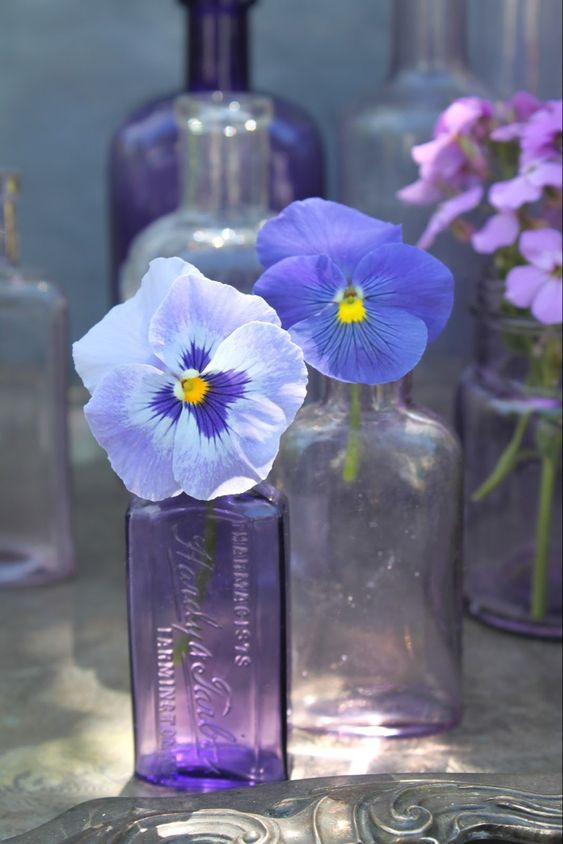
#> input picture input/input.jpg, 563 x 844 px
$ python main.py
#> lines starting #> are read from the running program, lines starting #| are printed output that depends on the picture; after the words box and inside, x2 and y2 are one past the last pixel; in counts of white or black regions, pixels touching at a corner belong together
#> further down, raw_image is the input picture: PIL image 563x844 RGB; mean R, G, B 112.1, 112.8, 138.5
from PIL import Image, ImageFilter, ImageDraw, ImageEnhance, ImageOps
import os


def apply_threshold(image, threshold_percent=50):
    """ Returns a thresholded image

    :param Image image: a PIL image object
    :param int threshold_percent: 0 to 100 percent
    """

    def percent_to_8bit(percent):
        """ Scale the percent into an 8 bit value """
        return int((percent * 255) / 100)

    threshold_value = percent_to_8bit(threshold_percent)

    grayscaled_img = image.convert("L")
    threshold_img = grayscaled_img.point(lambda x: 0 if x < threshold_value else 255, '1')

    return threshold_img

def dump_histogram(image, output_path, threshold_lines):
#> called with output_path = './output/histogram.jpg'
    grayscale_image = image.convert("L")
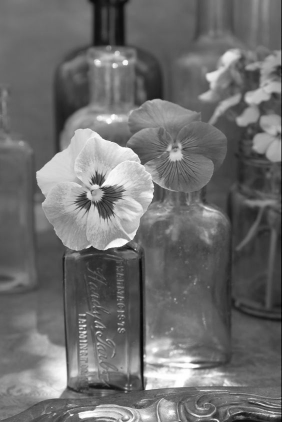
#> grayscale_image: PIL image 563x844 L (shown at 1/2 size); min 2, max 255, mean 109.8
    histogram = grayscale_image.histogram()
#> histogram = 256 values, max 8052 at index 103, min 0 at index 0, mean 1856.1

    # Create a new image for the histogram
    histogram_image = Image.new('RGB', (256, 100), color='white')
#> histogram_image: PIL image 256x100 RGB; every value is 255
    draw = ImageDraw.Draw(histogram_image)

    # Draw the histogram
    for i in range(256):
        draw.line([(i, 100), (i, 100 - histogram[i] // 100)], fill='black')

    # Draw the threshold lines
    for th_line in threshold_lines:
        x = int(th_line * 256 / 100)
        draw.line([(x, 0), (x, 100)], fill='red')

    # Save the histogram image
    histogram_image.save(output_path)

class Layer:

    def __init__(
            self,
            name,
            raw_image,
            threshold_percent,
            canvas_color=(255, 255, 255),
            out_dir="./output",
            ):

        self.name = name
        self.out_dir = out_dir
        self.canvas_color=canvas_color

        self.threshold_percent = threshold_percent

        self._image = raw_image

    def save_threshold_mask(self):
        self.threshold_mask.save(os.path.join(self.out_dir, self.name + ".jpg"))

    @property
    def raw_image(self):
        return self._image

    @property
    def size(self):
        return self.raw_image.size

    @property
    def colored_canvas(self):
        R, G, B = self.canvas_color
        return Image.new("RGBA", self.raw_image.size, (R, G, B, 255))

    @property
    def threshold_mask(self):
        return apply_threshold(self.raw_image, self.threshold_percent)

input_image_path = "./input/input.jpg"
output_image_dir = "./output/"
output_image_suffix = ".jpg"
threshold_lines = [25, 50, 75, 85]
rotate = False

raw_image = Image.open(input_image_path)
raw_image = raw_image.transpose(Image.Transpose.FLIP_LEFT_RIGHT)
if rotate:
    raw_image = raw_image.transpose(Image.Transpose.ROTATE_270)
raw_image = raw_image.transpose(Image.Transpose.FLIP_LEFT_RIGHT)
raw_image = ImageOps.autocontrast(raw_image, 0.0)
dump_histogram(raw_image, "./output/histogram.jpg", threshold_lines)

posterized_img = raw_image.quantize(colors=6)
posterized_img = posterized_img.convert("RGB")

enhancer = ImageEnhance.Contrast(raw_image)
darker_img = enhancer.enhance(1.5)
low_contrast_img = enhancer.enhance(0.5)
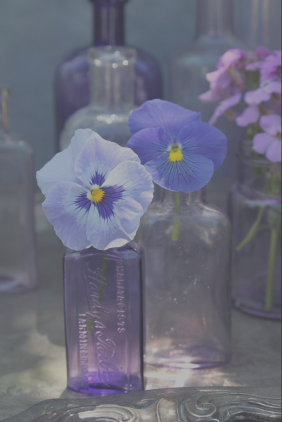
#> low_contrast_img: PIL image 563x844 RGB (shown at 1/2 size); mean R, G, B 107.3, 108, 124

shadow_layer = Layer(name="shadow", raw_image=raw_image, threshold_percent=threshold_lines[0], canvas_color=(0, 0, 0))
midtone_layer = Layer(name="midtone", raw_image=raw_image, threshold_percent=threshold_lines[1], canvas_color=(0x58, 0x09, 0x9C))
fleshtone_layer = Layer(name="fleshtone", raw_image=raw_image, threshold_percent=threshold_lines[2], canvas_color=(0xFF, 0xAE, 0))
highlights_layer = Layer(name="highlights", raw_image=raw_image, threshold_percent=threshold_lines[3], canvas_color=(255, 255, 0))

shadow_layer.save_threshold_mask()
#> in apply_threshold, `threshold_value = percent_to_8bit(threshold_percent)`: threshold_value = 63
#> in apply_threshold, `threshold_img = grayscaled_img.point(lambda x: 0 if x < threshold_valu..`:
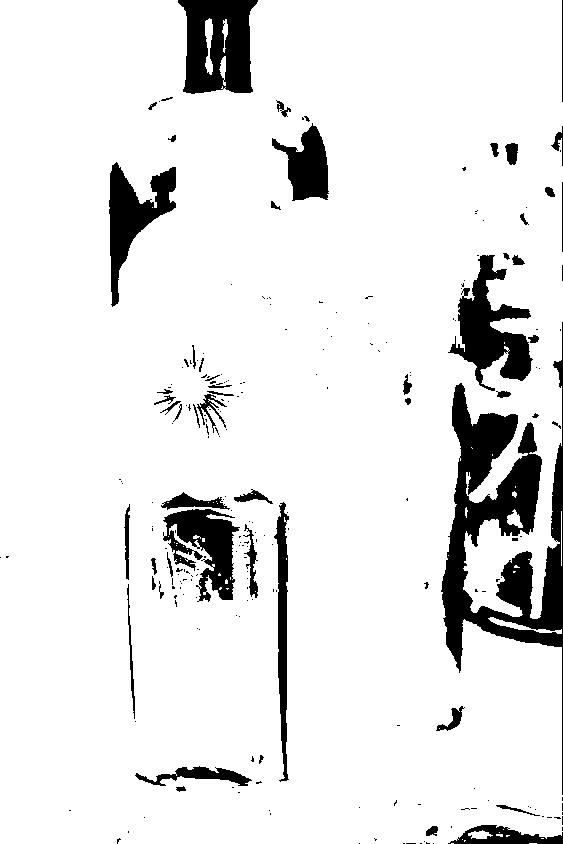
#> threshold_img: PIL image 563x844 1; 90.3% white; 235 black regions (181 under 20 px), largest, box (x1, y1, x2, y2) and area: (441, 322, 563, 795) 16498, (178, 0, 258, 94) 5465, (448, 255, 533, 391) 4913
midtone_layer.save_threshold_mask()
fleshtone_layer.save_threshold_mask()
#> call 3 of apply_threshold, with threshold_percent = 75
#> in apply_threshold (call 3), `threshold_value = percent_to_8bit(threshold_percent)`: threshold_value = 191
#> in apply_threshold (call 3), `threshold_img = grayscaled_img.point(lambda x: 0 if x < threshold_valu..`:
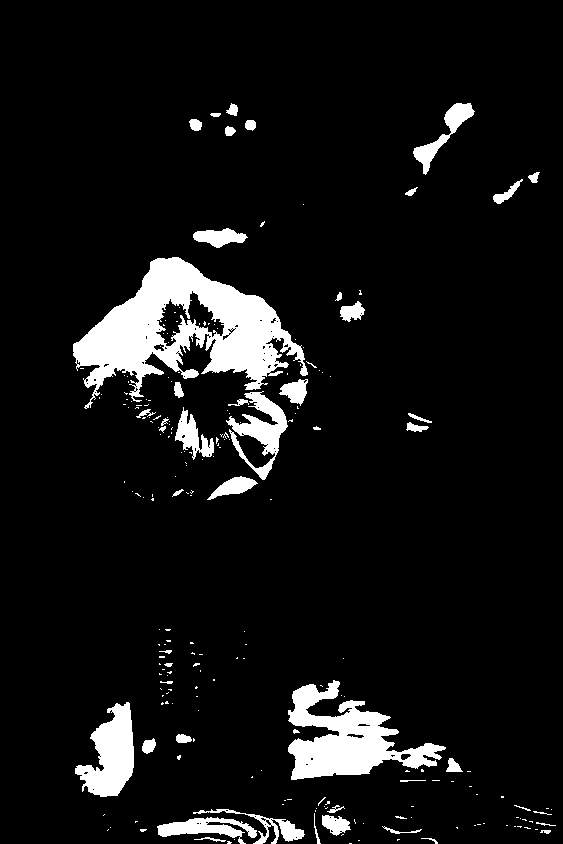
#> threshold_img: PIL image 563x844 1; 7.8% white; 222 white regions (173 under 20 px), largest, box (x1, y1, x2, y2) and area: (73, 257, 308, 409) 15147, (288, 680, 446, 780) 7068, (75, 702, 134, 797) 3246
highlights_layer.save_threshold_mask()

raw_image.save(os.path.join(output_image_dir, "orig_mirrored" + output_image_suffix))
posterized_img.save(os.path.join(output_image_dir, "posterized" + output_image_suffix))
darker_img.save(os.path.join(output_image_dir, "contrast_high" + output_image_suffix))
low_contrast_img.save(os.path.join(output_image_dir, "contrast_low" + output_image_suffix))

composite_image = Image.new('RGBA', shadow_layer.size, (255, 255, 255, 255))
#> composite_image: PIL image 563x844 RGBA; every value is 255
composite_image = Image.composite(composite_image, highlights_layer.colored_canvas, highlights_layer.threshold_mask)
composite_image = Image.composite(composite_image, fleshtone_layer.colored_canvas, fleshtone_layer.threshold_mask)
#> in colored_canvas (call 2), `return Image.new("RGBA", self.raw_image.size, (R, G, B, 255))`:
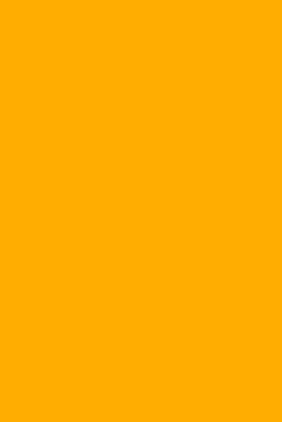
#> returned value: PIL image 563x844 RGBA (shown at 1/2 size); mean R, G, B, A 255, 174, 0, 255
composite_image = Image.composite(composite_image, midtone_layer.colored_canvas, midtone_layer.threshold_mask)
#> in colored_canvas (call 3), `return Image.new("RGBA", self.raw_image.size, (R, G, B, 255))`:
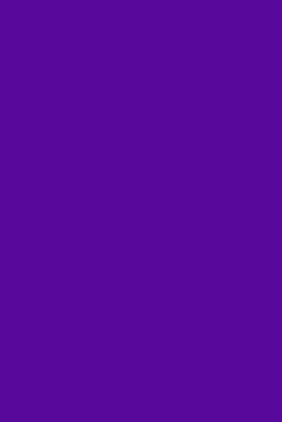
#> returned value: PIL image 563x844 RGBA (shown at 1/2 size); mean R, G, B, A 88, 9, 156, 255
composite_image = Image.composite(composite_image, shadow_layer.colored_canvas, shadow_layer.threshold_mask)
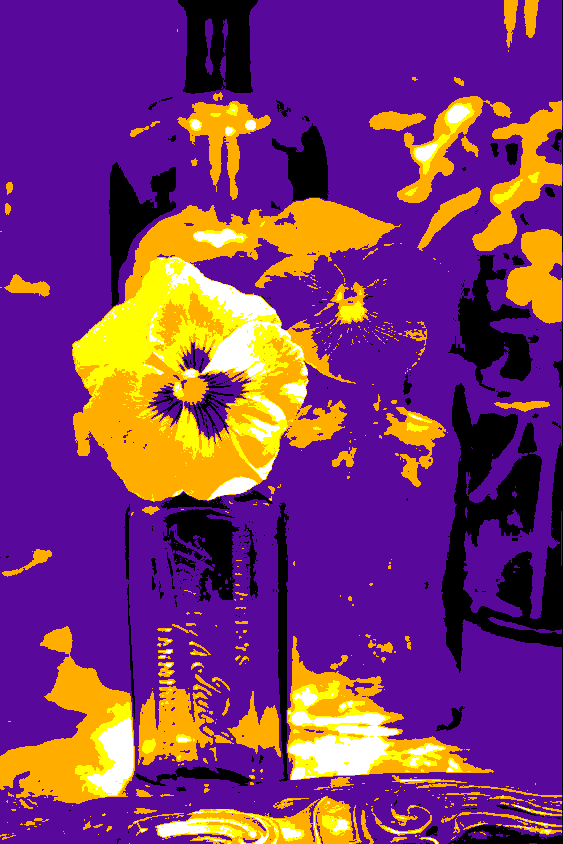
#> composite_image: PIL image 563x844 RGBA; mean R, G, B, A 120.7, 55.2, 110.4, 255
composite_image.save("./output/composite.png")

$ run again, with input/05cd7d3d-fba4-4103-9b90-32f5a3348844.jpg copied over input/input.jpg
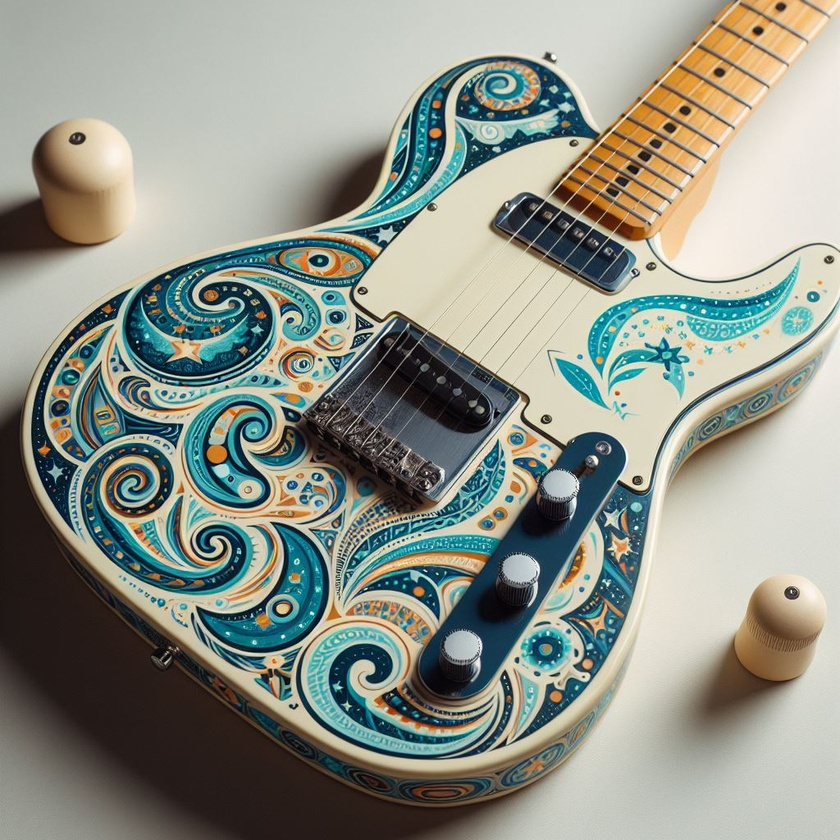
#> input picture input/05cd7d3d-fba4-4103-9b90-32f5a3348844.jpg, 840 x 840 px, shrunk from 1024 x 1024 before the run
#> raw_image is the input picture: PIL image 840x840 RGB; mean R, G, B 142.7, 147.2, 136.6
#> histogram = 256 values, max 12276 at index 216, min 0 at index 255, mean 2756.2
#> histogram_image: PIL image 256x100 RGB; every value is 255
#> threshold_value = 63
#> in apply_threshold, `threshold_img = grayscaled_img.point(lambda x: 0 if x < threshold_valu..`:
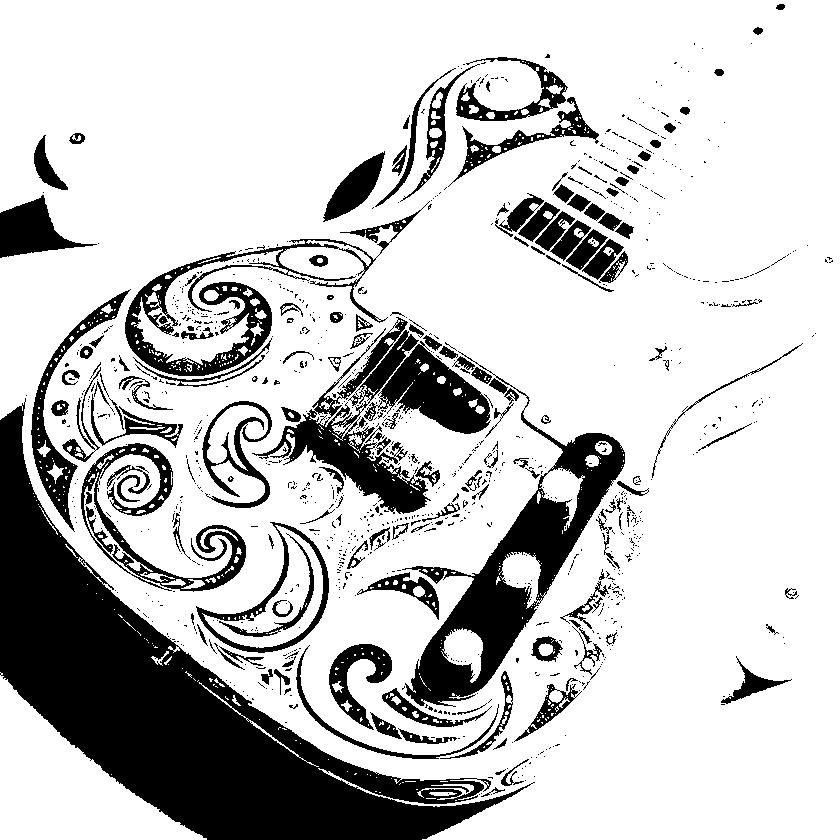
#> threshold_img: PIL image 840x840 1; 78% white; 1065 black regions (878 under 20 px), largest, box (x1, y1, x2, y2) and area: (0, 398, 535, 840) 64528, (402, 351, 625, 707) 16494, (252, 317, 431, 514) 8563
#> threshold_img: PIL image 840x840 1; 62.8% white; 740 black regions (560 under 20 px), largest, box (x1, y1, x2, y2) and area: (0, 350, 595, 840) 84095, (123, 56, 642, 729) 76572, (80, 443, 255, 595) 9567
#> threshold_img: PIL image 840x840 1; 41.5% white; 1153 white regions (1068 under 20 px), largest, box (x1, y1, x2, y2) and area: (0, 0, 840, 840) 185551, (354, 137, 840, 490) 54733, (649, 0, 840, 281) 33992
#> threshold_img: PIL image 840x840 1; 15.6% white; 1879 white regions (1792 under 20 px), largest, box (x1, y1, x2, y2) and area: (600, 306, 840, 734) 36286, (650, 20, 840, 280) 23926, (524, 240, 840, 490) 18957
#> `composite_image = Image.composite(composite_image, shadow_layer.colore..`:
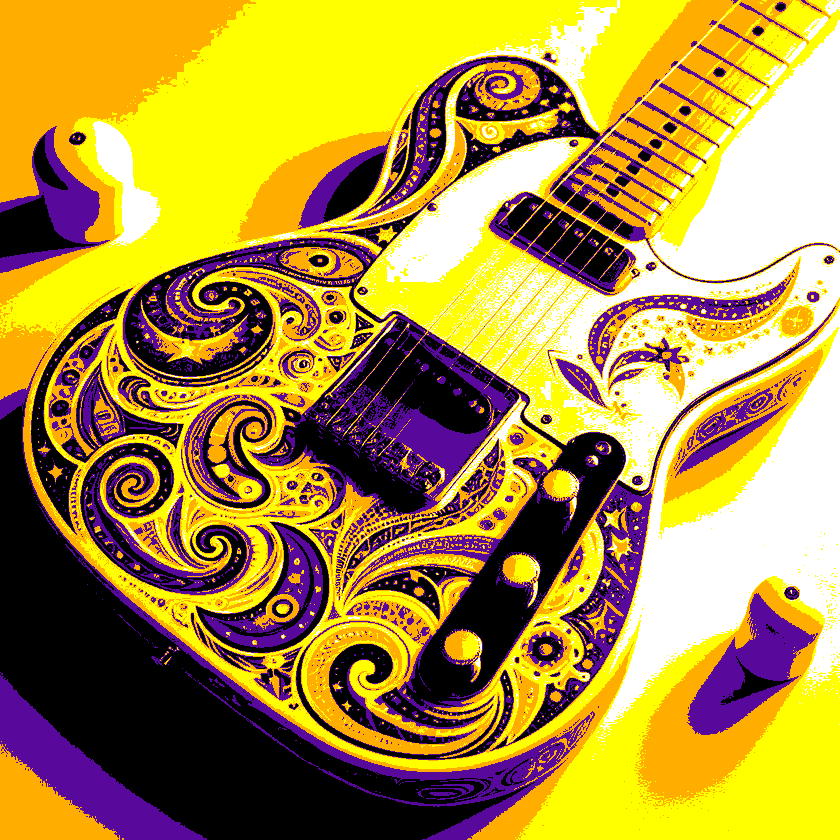
#> composite_image: PIL image 840x840 RGBA; mean R, G, B, A 173.6, 144.3, 63.3, 255

$ run again, with input/094b45b1acbc3d74079a9b9c4d8c1569.jpg copied over input/input.jpg
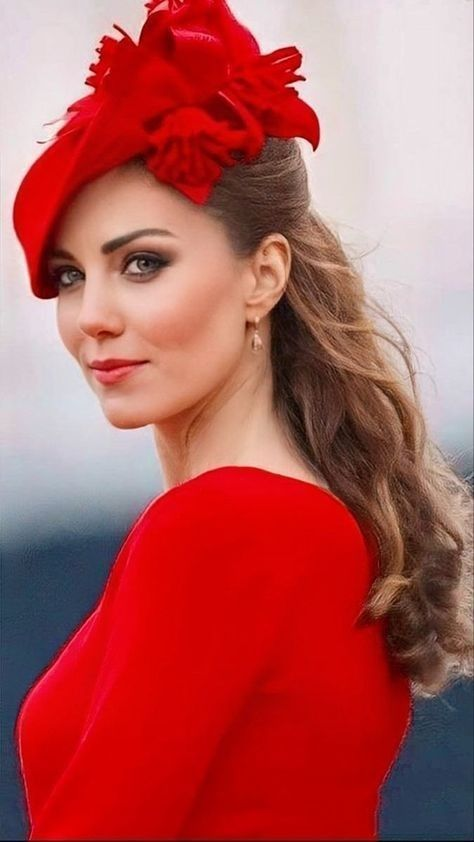
#> input picture input/094b45b1acbc3d74079a9b9c4d8c1569.jpg, 474 x 842 px
#> raw_image is the input picture: PIL image 474x842 RGB; mean R, G, B 179.1, 90.1, 88.7
#> histogram = 256 values, max 17381 at index 63, min 0 at index 0, mean 1559
#> histogram_image: PIL image 256x100 RGB; every value is 255
#> threshold_value = 63
#> in apply_threshold, `threshold_img = grayscaled_img.point(lambda x: 0 if x < threshold_valu..`:
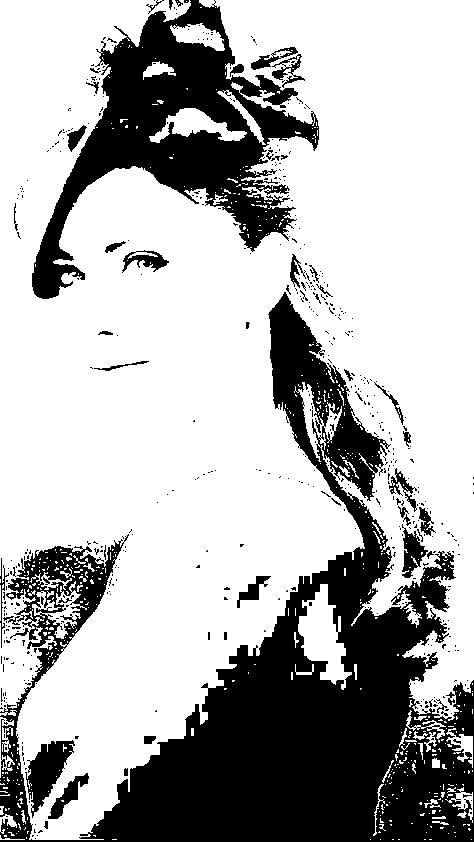
#> threshold_img: PIL image 474x842 1; 70% white; 535 black regions (487 under 20 px), largest, box (x1, y1, x2, y2) and area: (0, 292, 474, 842) 82080, (32, 0, 319, 299) 28774, (25, 740, 75, 818) 1777
#> threshold_img: PIL image 474x842 1; 39.8% white; 191 white regions (173 under 20 px), largest, box (x1, y1, x2, y2) and area: (0, 0, 328, 537) 85715, (225, 0, 474, 645) 71060, (381, 482, 401, 541) 281
#> threshold_img: PIL image 474x842 1; 26.5% white; 116 white regions (97 under 20 px), largest, box (x1, y1, x2, y2) and area: (226, 0, 473, 446) 58391, (0, 0, 209, 492) 41409, (216, 416, 307, 481) 2098
#> threshold_img: PIL image 474x842 1; 20.5% white; 88 white regions (73 under 20 px), largest, box (x1, y1, x2, y2) and area: (228, 0, 473, 408) 54410, (0, 0, 154, 454) 26360, (121, 11, 145, 40) 216
#> `composite_image = Image.composite(composite_image, shadow_layer.colore..`:
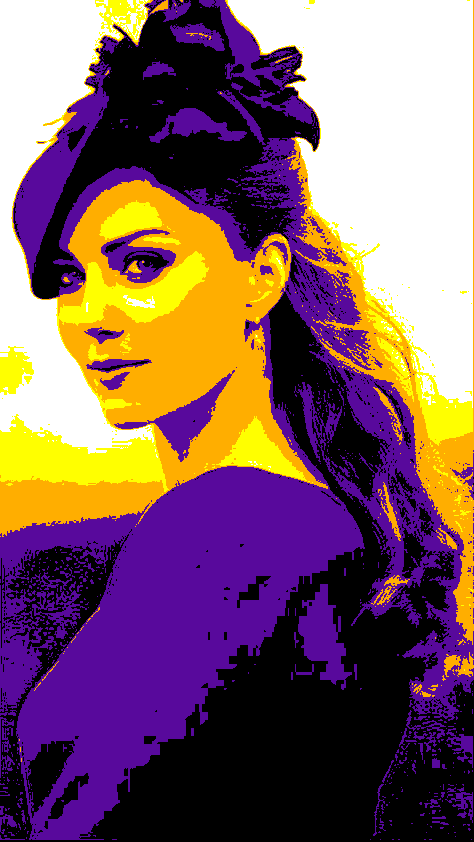
#> composite_image: PIL image 474x842 RGBA; mean R, G, B, A 128.1, 93.5, 99.5, 255
